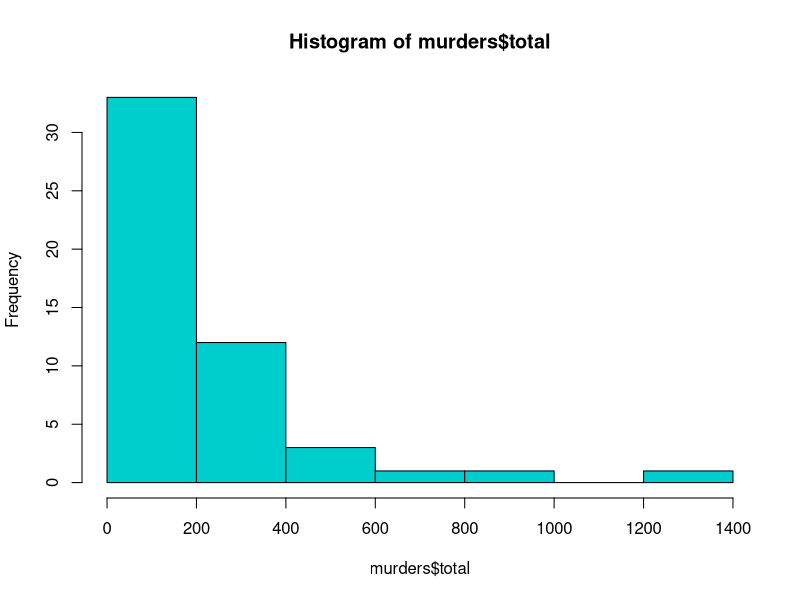
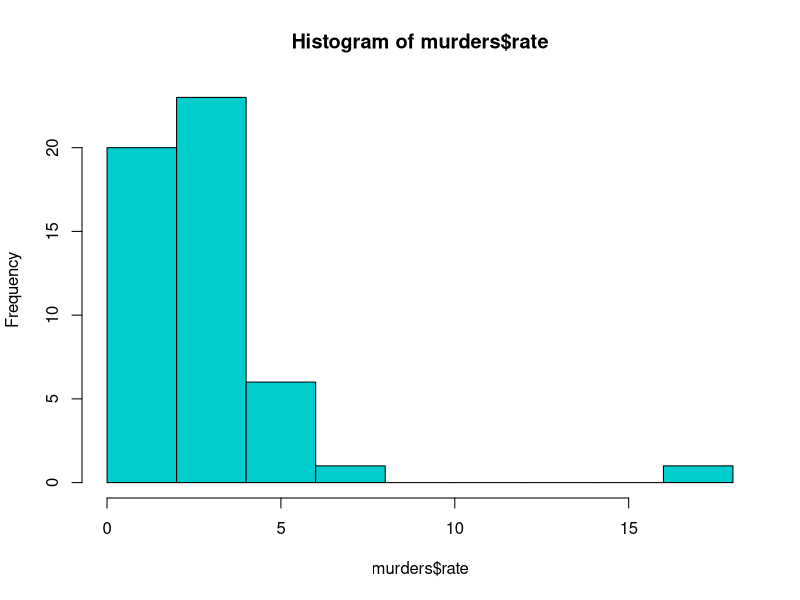
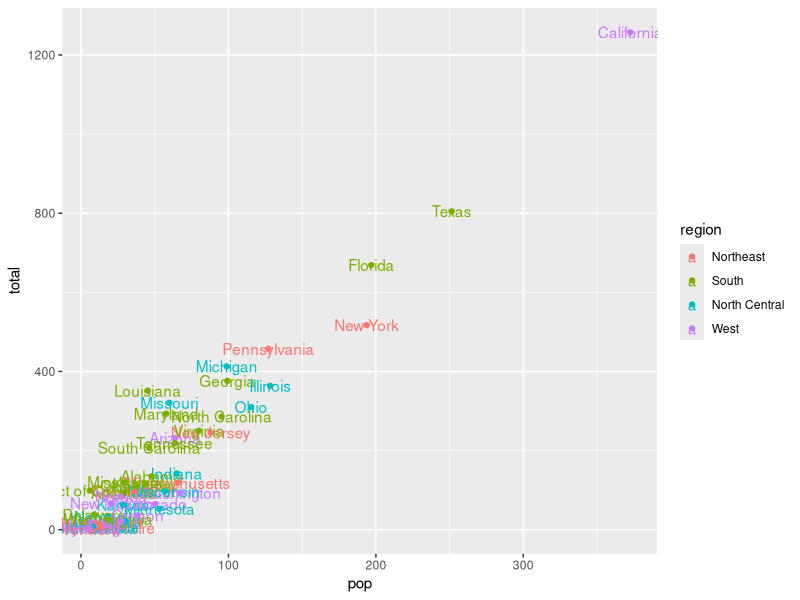
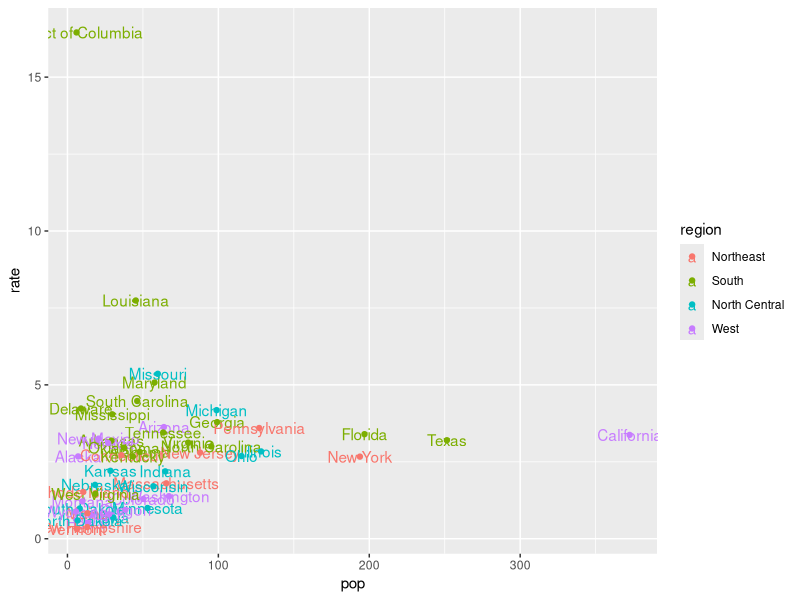

Generate these figures, in order, with R:
# Load the packages ------------------------------------------------

library(dslabs)
library(tidyverse)
library(dplyr)
data("murders")
us_gun_murder <- save(murders, file = "murders.rda")


# Exploring the data  ----------------------------------------------
str(murders)
head(murders)
table(is.na(murders))
murders <- murders %>% mutate(rate = total/population *10^5)
head(murders)
hist(murders$total, col = "cyan 3")
hist(murders$rate, col = "cyan 3")
murders %>% mutate(pop= population /10^5) %>%
  ggplot(aes(pop,total, color = region, label = state)) +
  geom_text() +
  geom_jitter(position = "jitter")
  
murders %>% mutate(pop= population /10^5) %>% 
  ggplot(aes(pop,rate, color = region, label = state)) +
  geom_text() +
  geom_jitter(position = "jitter")
